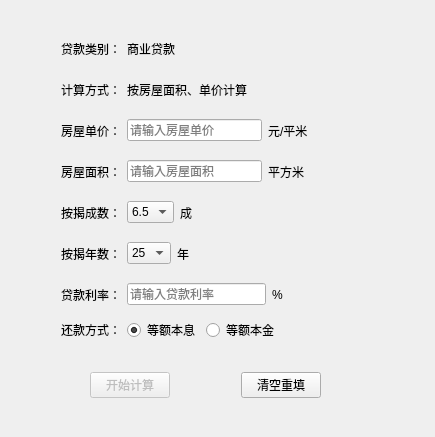
<?xml version="1.0" encoding="UTF-8"?>
<ui version="4.0">
 <class>Calcu_single</class>
 <widget class="QWidget" name="Calcu_single">
  <property name="geometry">
   <rect>
    <x>0</x>
    <y>0</y>
    <width>435</width>
    <height>437</height>
   </rect>
  </property>
  <property name="windowTitle">
   <string>房贷计算器</string>
  </property>
  <widget class="QWidget" name="">
   <property name="geometry">
    <rect>
     <x>61</x>
     <y>31</y>
     <width>381</width>
     <height>311</height>
    </rect>
   </property>
   <layout class="QVBoxLayout" name="verticalLayout">
    <item>
     <layout class="QHBoxLayout" name="horizontalLayout">
      <item>
       <widget class="QLabel" name="label">
        <property name="text">
         <string>贷款类别：</string>
        </property>
       </widget>
      </item>
      <item>
       <widget class="QLabel" name="label_loanType">
        <property name="text">
         <string>商业贷款</string>
        </property>
       </widget>
      </item>
      <item>
       <spacer name="horizontalSpacer">
        <property name="orientation">
         <enum>Qt::Horizontal</enum>
        </property>
        <property name="sizeHint" stdset="0">
         <size>
          <width>40</width>
          <height>20</height>
         </size>
        </property>
       </spacer>
      </item>
     </layout>
    </item>
    <item>
     <layout class="QHBoxLayout" name="horizontalLayout_2">
      <item>
       <widget class="QLabel" name="label_3">
        <property name="text">
         <string>计算方式：</string>
        </property>
       </widget>
      </item>
      <item>
       <widget class="QLabel" name="label_4">
        <property name="text">
         <string>按房屋面积、单价计算</string>
        </property>
       </widget>
      </item>
      <item>
       <spacer name="horizontalSpacer_2">
        <property name="orientation">
         <enum>Qt::Horizontal</enum>
        </property>
        <property name="sizeHint" stdset="0">
         <size>
          <width>40</width>
          <height>20</height>
         </size>
        </property>
       </spacer>
      </item>
     </layout>
    </item>
    <item>
     <layout class="QHBoxLayout" name="horizontalLayout_3">
      <item>
       <widget class="QLabel" name="label_5">
        <property name="text">
         <string>房屋单价：</string>
        </property>
       </widget>
      </item>
      <item>
       <widget class="QLineEdit" name="lineEdit_houseUnitCost">
        <property name="placeholderText">
         <string>请输入房屋单价</string>
        </property>
       </widget>
      </item>
      <item>
       <widget class="QLabel" name="label_2">
        <property name="text">
         <string>元/平米</string>
        </property>
       </widget>
      </item>
      <item>
       <spacer name="horizontalSpacer_3">
        <property name="orientation">
         <enum>Qt::Horizontal</enum>
        </property>
        <property name="sizeHint" stdset="0">
         <size>
          <width>40</width>
          <height>20</height>
         </size>
        </property>
       </spacer>
      </item>
     </layout>
    </item>
    <item>
     <layout class="QHBoxLayout" name="horizontalLayout_4">
      <item>
       <widget class="QLabel" name="label_6">
        <property name="text">
         <string>房屋面积：</string>
        </property>
       </widget>
      </item>
      <item>
       <widget class="QLineEdit" name="lineEdit_houseArea">
        <property name="placeholderText">
         <string>请输入房屋面积</string>
        </property>
       </widget>
      </item>
      <item>
       <widget class="QLabel" name="label_10">
        <property name="text">
         <string>平方米 </string>
        </property>
       </widget>
      </item>
      <item>
       <spacer name="horizontalSpacer_4">
        <property name="orientation">
         <enum>Qt::Horizontal</enum>
        </property>
        <property name="sizeHint" stdset="0">
         <size>
          <width>40</width>
          <height>20</height>
         </size>
        </property>
       </spacer>
      </item>
     </layout>
    </item>
    <item>
     <layout class="QHBoxLayout" name="horizontalLayout_5">
      <item>
       <widget class="QLabel" name="label_7">
        <property name="text">
         <string>按揭成数：</string>
        </property>
       </widget>
      </item>
      <item>
       <widget class="QComboBox" name="comboBox_ajcs">
        <property name="currentIndex">
         <number>3</number>
        </property>
        <item>
         <property name="text">
          <string>8</string>
         </property>
        </item>
        <item>
         <property name="text">
          <string>7.5</string>
         </property>
        </item>
        <item>
         <property name="text">
          <string>7</string>
         </property>
        </item>
        <item>
         <property name="text">
          <string>6.5</string>
         </property>
        </item>
        <item>
         <property name="text">
          <string>6</string>
         </property>
        </item>
        <item>
         <property name="text">
          <string>5.5</string>
         </property>
        </item>
        <item>
         <property name="text">
          <string>5</string>
         </property>
        </item>
        <item>
         <property name="text">
          <string>4.5</string>
         </property>
        </item>
        <item>
         <property name="text">
          <string>4</string>
         </property>
        </item>
        <item>
         <property name="text">
          <string>3.5</string>
         </property>
        </item>
        <item>
         <property name="text">
          <string>3</string>
         </property>
        </item>
        <item>
         <property name="text">
          <string>2.5</string>
         </property>
        </item>
        <item>
         <property name="text">
          <string>2</string>
         </property>
        </item>
       </widget>
      </item>
      <item>
       <widget class="QLabel" name="label_13">
        <property name="text">
         <string>成</string>
        </property>
       </widget>
      </item>
      <item>
       <spacer name="horizontalSpacer_5">
        <property name="orientation">
         <enum>Qt::Horizontal</enum>
        </property>
        <property name="sizeHint" stdset="0">
         <size>
          <width>40</width>
          <height>20</height>
         </size>
        </property>
       </spacer>
      </item>
     </layout>
    </item>
    <item>
     <layout class="QHBoxLayout" name="horizontalLayout_6">
      <item>
       <widget class="QLabel" name="label_8">
        <property name="text">
         <string>按揭年数：</string>
        </property>
       </widget>
      </item>
      <item>
       <widget class="QComboBox" name="comboBox_ajns">
        <item>
         <property name="text">
          <string>25</string>
         </property>
        </item>
        <item>
         <property name="text">
          <string>24</string>
         </property>
        </item>
        <item>
         <property name="text">
          <string>23</string>
         </property>
        </item>
        <item>
         <property name="text">
          <string>22</string>
         </property>
        </item>
        <item>
         <property name="text">
          <string>21</string>
         </property>
        </item>
        <item>
         <property name="text">
          <string>20</string>
         </property>
        </item>
        <item>
         <property name="text">
          <string>19</string>
         </property>
        </item>
        <item>
         <property name="text">
          <string>18</string>
         </property>
        </item>
        <item>
         <property name="text">
          <string>17</string>
         </property>
        </item>
        <item>
         <property name="text">
          <string>16</string>
         </property>
        </item>
        <item>
         <property name="text">
          <string>15</string>
         </property>
        </item>
        <item>
         <property name="text">
          <string>14</string>
         </property>
        </item>
        <item>
         <property name="text">
          <string>13</string>
         </property>
        </item>
        <item>
         <property name="text">
          <string>12</string>
         </property>
        </item>
        <item>
         <property name="text">
          <string>11</string>
         </property>
        </item>
        <item>
         <property name="text">
          <string>10</string>
         </property>
        </item>
        <item>
         <property name="text">
          <string>9</string>
         </property>
        </item>
        <item>
         <property name="text">
          <string>8</string>
         </property>
        </item>
        <item>
         <property name="text">
          <string>7</string>
         </property>
        </item>
        <item>
         <property name="text">
          <string>6</string>
         </property>
        </item>
        <item>
         <property name="text">
          <string>5</string>
         </property>
        </item>
        <item>
         <property name="text">
          <string>4</string>
         </property>
        </item>
        <item>
         <property name="text">
          <string>3</string>
         </property>
        </item>
        <item>
         <property name="text">
          <string>2</string>
         </property>
        </item>
        <item>
         <property name="text">
          <string>1</string>
         </property>
        </item>
       </widget>
      </item>
      <item>
       <widget class="QLabel" name="label_14">
        <property name="text">
         <string>年</string>
        </property>
       </widget>
      </item>
      <item>
       <spacer name="horizontalSpacer_6">
        <property name="orientation">
         <enum>Qt::Horizontal</enum>
        </property>
        <property name="sizeHint" stdset="0">
         <size>
          <width>40</width>
          <height>20</height>
         </size>
        </property>
       </spacer>
      </item>
     </layout>
    </item>
    <item>
     <layout class="QHBoxLayout" name="horizontalLayout_7">
      <item>
       <widget class="QLabel" name="label_9">
        <property name="text">
         <string>贷款利率：</string>
        </property>
       </widget>
      </item>
      <item>
       <widget class="QLineEdit" name="lineEdit_loanRate">
        <property name="placeholderText">
         <string>请输入贷款利率</string>
        </property>
       </widget>
      </item>
      <item>
       <widget class="QLabel" name="label_11">
        <property name="text">
         <string>%      </string>
        </property>
       </widget>
      </item>
      <item>
       <spacer name="horizontalSpacer_7">
        <property name="orientation">
         <enum>Qt::Horizontal</enum>
        </property>
        <property name="sizeHint" stdset="0">
         <size>
          <width>40</width>
          <height>20</height>
         </size>
        </property>
       </spacer>
      </item>
     </layout>
    </item>
    <item>
     <layout class="QHBoxLayout" name="horizontalLayout_9">
      <item>
       <widget class="QLabel" name="label_12">
        <property name="text">
         <string>还款方式：</string>
        </property>
       </widget>
      </item>
      <item>
       <widget class="QRadioButton" name="radioButton_sameCapitalPlusInterest">
        <property name="text">
         <string>等额本息</string>
        </property>
        <property name="checked">
         <bool>true</bool>
        </property>
       </widget>
      </item>
      <item>
       <widget class="QRadioButton" name="radioButton_sameCapital">
        <property name="text">
         <string>等额本金</string>
        </property>
       </widget>
      </item>
      <item>
       <spacer name="horizontalSpacer_9">
        <property name="orientation">
         <enum>Qt::Horizontal</enum>
        </property>
        <property name="sizeHint" stdset="0">
         <size>
          <width>40</width>
          <height>20</height>
         </size>
        </property>
       </spacer>
      </item>
     </layout>
    </item>
   </layout>
  </widget>
  <widget class="QWidget" name="">
   <property name="geometry">
    <rect>
     <x>90</x>
     <y>370</y>
     <width>231</width>
     <height>30</height>
    </rect>
   </property>
   <layout class="QHBoxLayout" name="horizontalLayout_8">
    <item>
     <widget class="QPushButton" name="pushButton_start">
      <property name="enabled">
       <bool>false</bool>
      </property>
      <property name="text">
       <string>开始计算</string>
      </property>
     </widget>
    </item>
    <item>
     <spacer name="horizontalSpacer_8">
      <property name="orientation">
       <enum>Qt::Horizontal</enum>
      </property>
      <property name="sizeHint" stdset="0">
       <size>
        <width>40</width>
        <height>20</height>
       </size>
      </property>
     </spacer>
    </item>
    <item>
     <widget class="QPushButton" name="pushButton_clear">
      <property name="text">
       <string>清空重填</string>
      </property>
     </widget>
    </item>
   </layout>
  </widget>
 </widget>
 <resources/>
 <connections>
  <connection>
   <sender>lineEdit_houseUnitCost</sender>
   <signal>textChanged(QString)</signal>
   <receiver>Calcu_single</receiver>
   <slot>on_text_changed()</slot>
   <hints>
    <hint type="sourcelabel">
     <x>232</x>
     <y>127</y>
    </hint>
    <hint type="destinationlabel">
     <x>46</x>
     <y>121</y>
    </hint>
   </hints>
  </connection>
  <connection>
   <sender>lineEdit_houseArea</sender>
   <signal>textChanged(QString)</signal>
   <receiver>Calcu_single</receiver>
   <slot>on_text_changed()</slot>
   <hints>
    <hint type="sourcelabel">
     <x>206</x>
     <y>165</y>
    </hint>
    <hint type="destinationlabel">
     <x>43</x>
     <y>165</y>
    </hint>
   </hints>
  </connection>
  <connection>
   <sender>lineEdit_loanRate</sender>
   <signal>textChanged(QString)</signal>
   <receiver>Calcu_single</receiver>
   <slot>on_text_changed()</slot>
   <hints>
    <hint type="sourcelabel">
     <x>177</x>
     <y>289</y>
    </hint>
    <hint type="destinationlabel">
     <x>26</x>
     <y>282</y>
    </hint>
   </hints>
  </connection>
 </connections>
 <slots>
  <slot>on_text_changed()</slot>
 </slots>
</ui>
